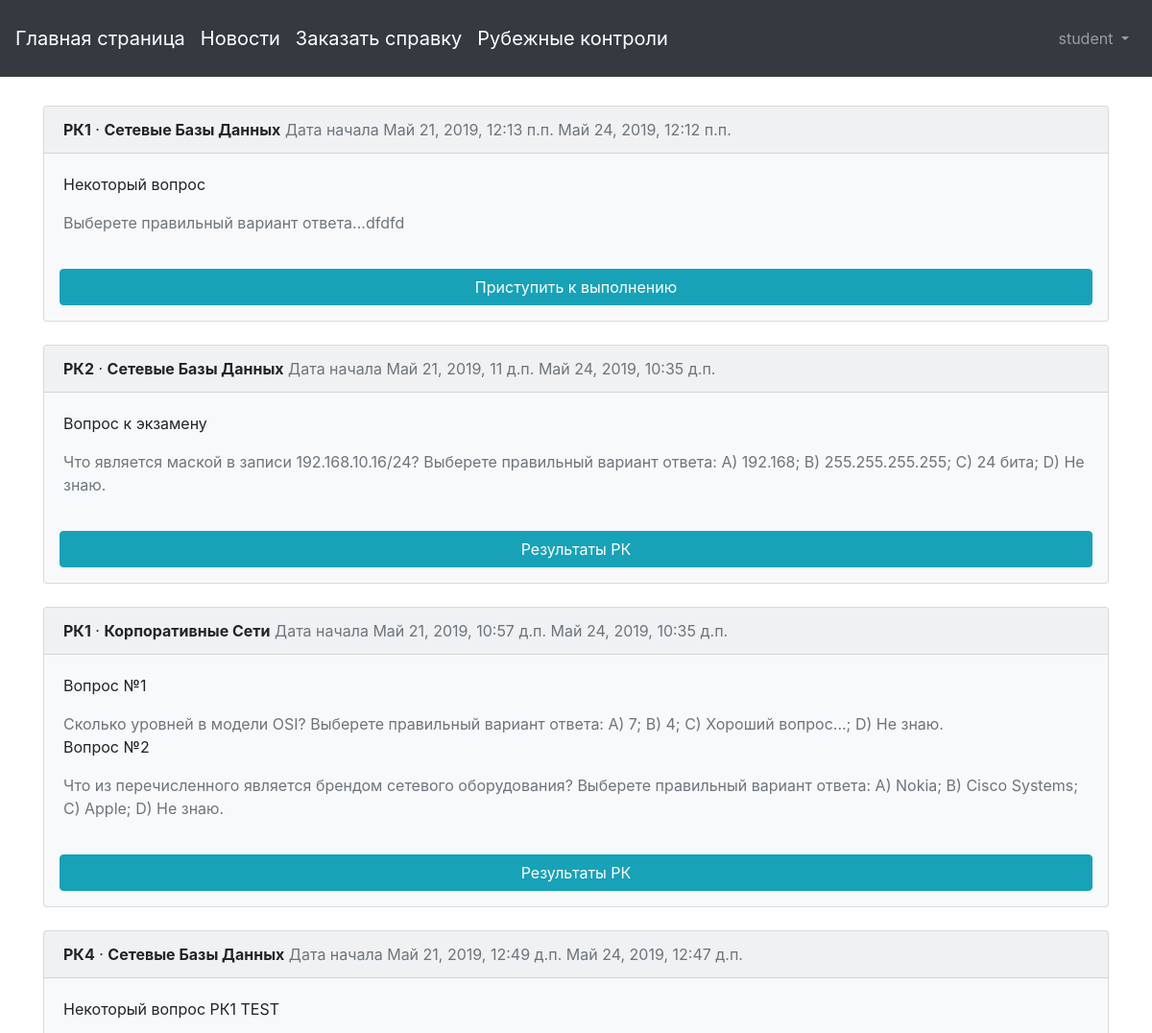
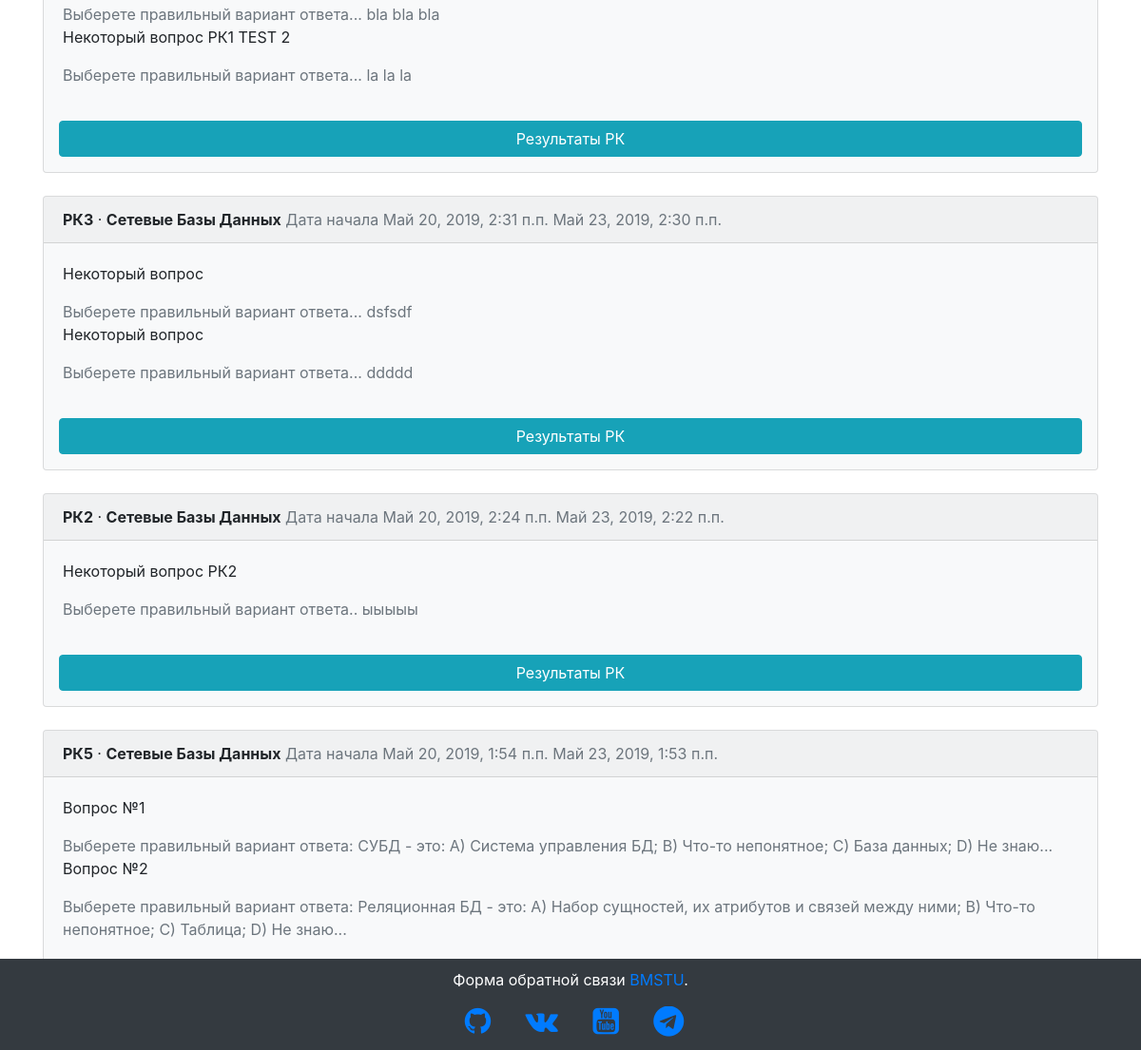
/rk/ (signed in), run on the app's committed database (2 pictures, top to bottom).
### users/models.py (models this page shows, shortened)
class CustomUser(AbstractUser):
    date_of_birth = models.DateTimeField(verbose_name='Дата рождения', default=date.today)
    full_name = models.CharField(max_length=255, verbose_name='ФИО', null=True)
    phone_no = models.CharField(max_length=255, verbose_name='Контактный телефон', default='+7-499-555-55-55')
    STUDENT = 'СТ'
    TEACHER = 'ПР'
    ROLE_CHOICES = (
        (STUDENT, 'Студент'),
        (TEACHER, 'Преподаватель')
    )
    user_role = models.CharField(max_length=2,
        choices=ROLE_CHOICES,
        default=STUDENT,
        verbose_name='Роль пользователя'
    )
    IU1 = 'ИУ1'
    IU2 = 'ИУ2'
    IU3 = 'ИУ3'
    IU4 = 'ИУ4'
    IU5 = 'ИУ5'
    IU6 = 'ИУ6'
    IU7 = 'ИУ7'
    IU8 = 'ИУ8'
    STUDENT_GROUP_CHOICES = (
        (IU1, 'ИУ-1'),
        (IU2, 'ИУ-2'),
        (IU3, 'ИУ-3'),
        (IU4, 'ИУ-4'),
        (IU5, 'ИУ-5'),
        (IU6, 'ИУ-6'),
        (IU7, 'ИУ-7'),
        (IU8, 'ИУ-8')
    )
    student_group = models.CharField(max_length=3,
        choices=STUDENT_GROUP_CHOICES,
        verbose_name='Группа студента',
        default=IU6
    )
    """
    if user_role == STUDENT:
        user_group = ForeignKey(
        Student_group,
        on_delete=models.CASCADE,
        verbose_name = "Группа студента"
    )
    """

### questiontest/models.py (models this page shows, shortened)
class RK(models.Model):
    name = models.CharField(max_length=255, verbose_name="Название РК", default="РК1")
    disciple = models.ForeignKey(Disciple, on_delete=models.CASCADE, verbose_name="Дисциплина", null=True)
    date_start = models.DateTimeField(default=now, verbose_name='Дата начала')
    date_stop = models.DateTimeField(verbose_name='Дата окончания', default=(now() + timedelta(days=3)))

class Question(models.Model):
    A = 'A'
    B = 'B'
    C = 'C'
    D = 'D'
    ANSWERS_CHOICES = (
        (A, 'A'),
        (B, 'B'),
        (C, 'C'),
        (D, 'D')
    )
    name = models.CharField(max_length=255, verbose_name="Название вопроса", default="Некоторый вопрос")
    body = models.TextField(verbose_name="Содержание вопроса", default="Выберете правильный вариант ответа...")
    answer_true = models.CharField(max_length=1, choices=ANSWERS_CHOICES, default='A', verbose_name="Вариант правильного ответа")
    rk = models.ForeignKey(RK, on_delete=models.CASCADE, verbose_name="Контрольные вопросы", null=True)

### attendance_control/models.py (models this page shows)
class Disciple(models.Model):
    name = models.CharField(max_length=255, verbose_name='Название предмета')
    teacher = models.ForeignKey(CustomUser, on_delete=models.CASCADE, verbose_name="Преподаватель")
    def __str__(self):
        return self.name

### questiontest/views.py (the view)
# urls.py: path('', views.RKListView.as_view(), name='rk_list'),
class RKListView(ListView):
    model = RK
    template_name = 'rk_list.html'
    def get_queryset(self):
        return self.model.objects.order_by('-date_start')

### templates/rk_list.html (shortened to what this page needs)
{% extends 'base.html' %}
{% block content %}
  {% for item in object_list %}
    <div class="card" style="background: #f8f9fa;">
      <div class="card-header">
        <span class="font-weight-bold">{{ item.name }}</span> &middot; <span class="font-weight-bold">{{ item.disciple }}</span>
        <span class="text-muted">Дата начала {{ item.date_start}}</span>
        <span class="text-muted">{{ item.date_stop }}</span>
      </div>
      <div class="card-body">
        {% for obj in item.question_set.all %}
          <p>{{ obj.name }}</p>
          <span class="text-muted">{{ obj.body }}</span>
        {% endfor %}
      </div>
      {% if item.rkresult_set.all %}
        <a class="btn btn-info m-3" href="{% url 'rk_results_list' item.pk %}">Результаты РК</a>
        {% else %}
        {% if user.user_role == 'ПР' or user.is_superuser %}
          <a class="btn btn-info m-3" href="{% url 'question_new' item.pk %}">Добавить вопрос</a>
        {% else %}
          <a class="btn btn-info m-3" href="{% url 'rk_solving' item.pk %}">Приступить к выполнению</a>
        {% endif %}
      {% endif %}
    </div>
    <br />
  {% endfor %}
{% endblock %}

### templates/base.html (shortened to what this page needs)
{% load static %}
<!doctype html>
<html lang="en">
  <head>
    <link rel="stylesheet" href="https://stackpath.bootstrapcdn.com/bootstrap/4.1.3/css/bootstrap.min.css">
    <link rel="stylesheet" href="https://cdnjs.cloudflare.com/ajax/libs/font-awesome/4.7.0/css/font-awesome.min.css">
    <link rel="stylesheet" href="{% static 'css/base.css' %}" type="text/css">
  </head>
  <body>
    <nav class="navbar fixed-top navbar-expand-md navbar-dark bg-dark mb-4" style="height: 80px;">
      <a class="navbar-brand" href="{% url 'home' %}">Главная страница</a>
      <a class="navbar-brand" href="{% url 'article_list' %}">Новости</a>
      {% if user.user_role == 'СТ' %}
        <a class="navbar-brand" href="{% url 'order_new' %}">Заказать справку</a>
      {% endif %}
      <a class="navbar-brand" href="{% url 'rk_list' %}">Рубежные контроли</a>
      <div class="collapse navbar-collapse" id="navbarCollapse">
        {% if user.is_authenticated %}
          <ul class="navbar-nav ml-auto">
            <li class="nav-item">
              <a class="nav-link dropdown-toggle" href="#" id="userMenu" data-toggle="dropdown" aria-haspopup="true" aria-expanded="false">
                {{ user.username }}
              </a>
            </li>
          </ul>
        {% else %}
          <form class="form-inline ml-auto">
            <a href="{% url 'login' %}" class="btn btn-outline-secondary">
            Войти</a>
          </form>
        {% endif %}
      </div>
    </nav>
    <div class="container" style="top: 110px; bottom: 120px; margin-bottom: 100px; position: relative;">
      {% block content %}
      {% endblock content %}
    </div>
  </body>
  <footer class="blog-footer fixed-bottom" style="height: 96px; width: 100%; left: 0px; right: 0px; text-align: center; color: white; background-color: #343a40!important; margin-top: 100px;">
    <p style="margin-top: 10px;">Форма обратной связи <a href="{% url 'feedback_new' %}">BMSTU</a>.</p>
    <div class="soc-icons">
      <ul>
        <li><a href="https://github.com/arthanadftz" target="_blank"><i class="fa fa-github fa-2x"></i></a></li>
        <li><a href="https://github.com/arthanadftz" target="_blank"><i class="fa fa-vk fa-2x"></i></a></li>
        <li><a href="https://github.com/arthanadftz" target="_blank"><i class="fa fa-youtube-square fa-2x"></i></a></li>
        <li><a href="https://github.com/arthanadftz" target="_blank"><i class="fa fa-telegram fa-2x"></i></a></li>
      </ul>
    </div>
  </footer>
</html>

### static/css/base.css (style rules this page uses)
body { background-image: url(http://iu1ni.bmstu.ru/imgs/mstu-logo.png); background-repeat: no-repeat; background-position: center 460px; background-size: 25%; background-color: #ffffff; background-attachment: fixed; }
.soc-icons ul { overflow-x:hidden; white-space:nowrap; height: auto; width: 100%; }
.soc-icons li { margin-right: 2rem; display: inline; }

### data on the page
CustomUser: username "student"
RK: name "РК1", disciple "Сетевые Базы Данных", date_start "Май 21, 2019, 12:13 п.п.", date_stop "Май 24, 2019, 12:12 п.п.", shows "Приступить к выполнению"
Question: name "Некоторый вопрос", body "Выберете правильный вариант ответа...dfdfd"
RK: name "РК2", disciple "Сетевые Базы Данных", date_start "Май 21, 2019, 11 д.п.", date_stop "Май 24, 2019, 10:35 д.п.", shows "Результаты РК"
Question: name "Вопрос к экзамену", body "Что является маской в записи 192.168.10.16/24? Выберете правильный вариант ответа: A) 192.168; B) 255.255.255.255; C) 24 бита; D) Не знаю."
RK: name "РК1", disciple "Корпоративные Сети", date_start "Май 21, 2019, 10:57 д.п.", date_stop "Май 24, 2019, 10:35 д.п.", shows "Результаты РК"
Question: name "Вопрос №1", body "Сколько уровней в модели OSI? Выберете правильный вариант ответа: A) 7; B) 4; C) Хороший вопрос...; D) Не знаю."
Question: name "Вопрос №2", body "Что из перечисленного является брендом сетевого оборудования? Выберете правильный вариант ответа: A) Nokia; B) Cisco Systems; C) Apple; D) Не знаю."
RK: name "РК4", disciple "Сетевые Базы Данных", date_start "Май 21, 2019, 12:49 д.п.", date_stop "Май 24, 2019, 12:47 д.п.", shows "Результаты РК"
Question: name "Некоторый вопрос РК1 TEST", body "Выберете правильный вариант ответа... bla bla bla"
Question: name "Некоторый вопрос РК1 TEST 2", body "Выберете правильный вариант ответа... la la la"
RK: name "РК3", disciple "Сетевые Базы Данных", date_start "Май 20, 2019, 2:31 п.п.", date_stop "Май 23, 2019, 2:30 п.п.", shows "Результаты РК"
Question: name "Некоторый вопрос", body "Выберете правильный вариант ответа... dsfsdf"
Question: name "Некоторый вопрос", body "Выберете правильный вариант ответа... ddddd"
RK: name "РК2", disciple "Сетевые Базы Данных", date_start "Май 20, 2019, 2:24 п.п.", date_stop "Май 23, 2019, 2:22 п.п.", shows "Результаты РК"
Question: name "Некоторый вопрос РК2", body "Выберете правильный вариант ответа.. ыыыыы"
RK: name "РК5", disciple "Сетевые Базы Данных", date_start "Май 20, 2019, 1:54 п.п.", date_stop "Май 23, 2019, 1:53 п.п."
Question: name "Вопрос №1", body "Выберете правильный вариант ответа: СУБД - это: А) Система управления БД; B) Что-то непонятное; C) База данных; D) Не знаю..."
Question: name "Вопрос №2", body "Выберете правильный вариант ответа: Реляционная БД - это: А) Набор сущностей, их атрибутов и связей между ними; B) Что-то непонятное; C) Таблица; D) Не знаю..."
